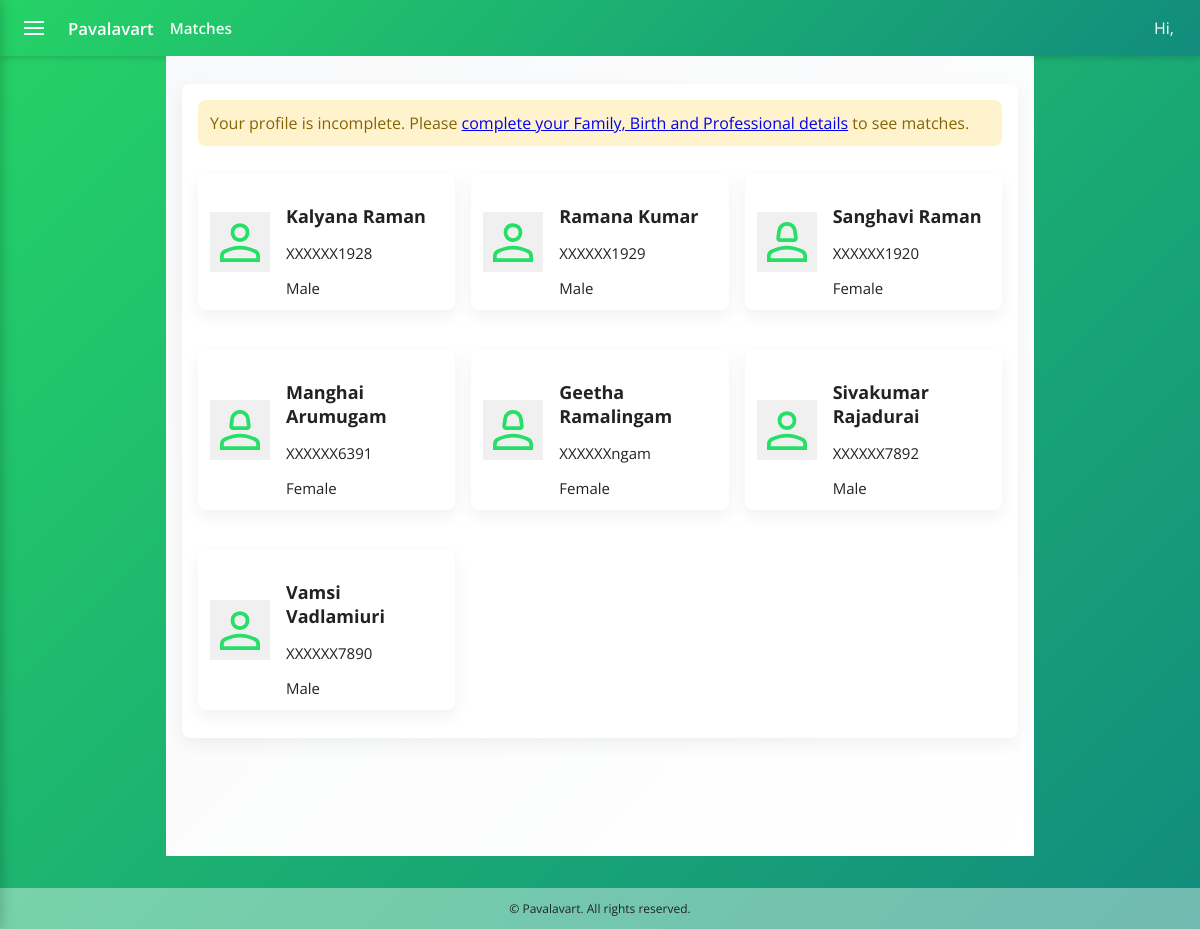
Before: /matches/ (signed in) with the older database file.
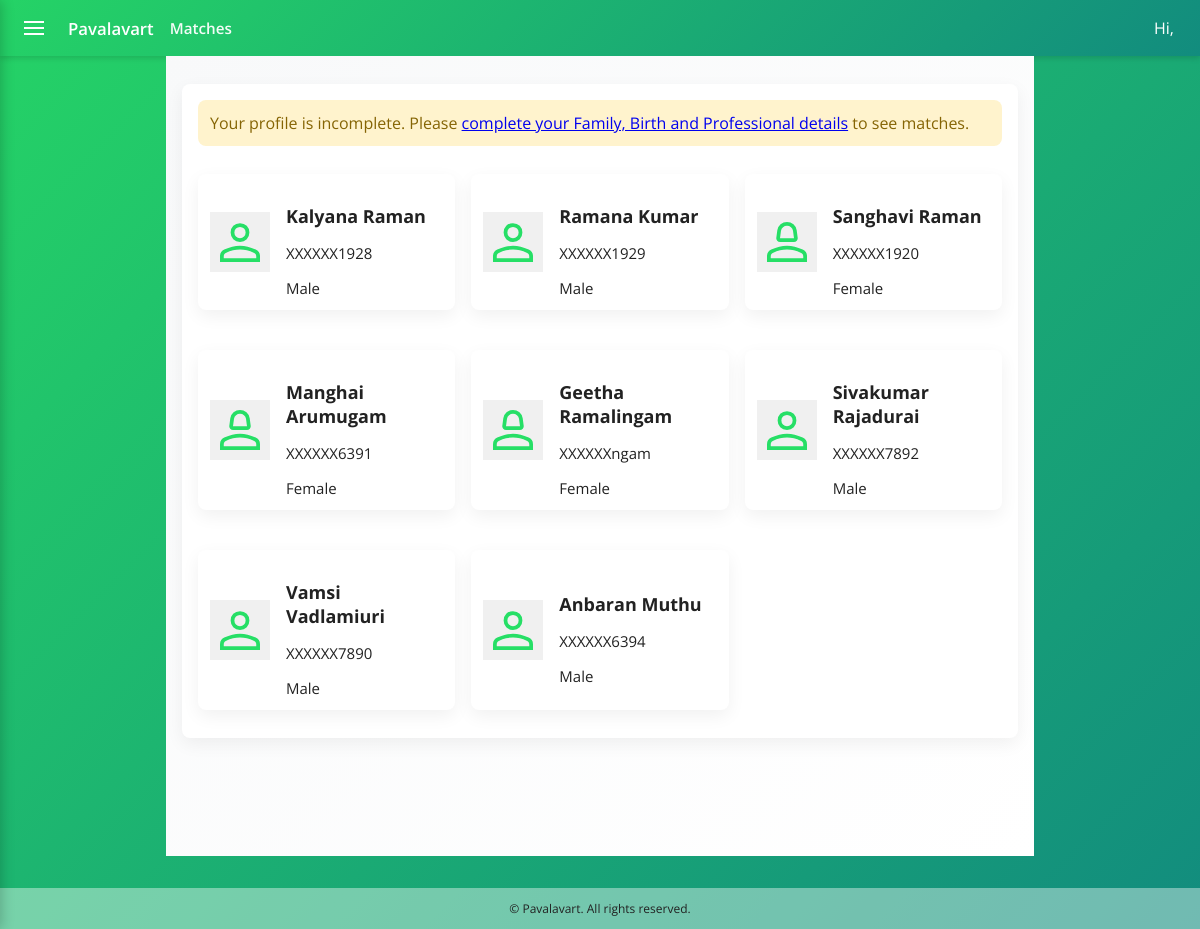
After: the same page with the newer database file.
### alliance/models.py (models this page shows, shortened)
class MemberProfile(models.Model):
    GENDER_CHOICES = [
        ('M', 'Male'),
        ('F', 'Female'),
        ('O', 'Other'),
    ]
    user = models.OneToOneField(User, on_delete=models.CASCADE, related_name='profile')
    mobile = models.CharField(max_length=15, unique=True)
    gender = models.CharField(max_length=1, choices=GENDER_CHOICES, default='O')
    created_at = models.DateTimeField(auto_now_add=True)

### alliance/views.py (the view)
# urls.py: path('matches/', views.matches, name='matches'),
@login_required
def matches(request):
    try:
        profile = request.user.profile
        my_gender = profile.gender
    except MemberProfile.DoesNotExist:
        my_gender = None
    if my_gender == 'M':
        target_gender = 'F'
    elif my_gender == 'F':
        target_gender = 'M'
    else:
        target_gender = None
    def is_profile_complete(p: MemberProfile):
        try:
            fd = p.family_detail
            bd = p.birth_detail
            pd = p.professional_detail
        except (FamilyDetail.DoesNotExist, BirthDetail.DoesNotExist, ProfessionalDetail.DoesNotExist):
            return False
        family_filled = any([fd.father_name, fd.mother_name, fd.siblings, fd.caste_id, fd.koottam_id, fd.kula_deity])
        birth_filled = any([bd.date_of_birth, bd.time_of_birth, bd.place_of_birth, bd.rasi_id, bd.star_id])
        prof_filled = any([pd.education_id, pd.profession_id, pd.monthly_income])
        return family_filled and birth_filled and prof_filled
    try:
        me_profile = request.user.profile
        me_complete = is_profile_complete(me_profile)
    except MemberProfile.DoesNotExist:
        me_profile = None
        me_complete = False
    qs = MemberProfile.objects.exclude(user=request.user)
    if target_gender:
        qs = qs.filter(gender=target_gender)
    profiles = [p for p in qs if is_profile_complete(p)]
    return render(request, 'main/matches.html', {'profiles': profiles, 'me_complete': me_complete})

### alliance/templates/main/matches.html (shortened to what this page needs)
{% extends 'main/base.html' %}
{% load static %}
{% load photo_extras %}
{% block page_title %}Matches{% endblock %}
{% block content %}
<div class="container matches-body">
    <div class="card">
        {% if not me_complete %}
            <div style="padding:0.75rem; background:#fff3cd; border-radius:8px; margin-bottom:1rem; color:#856404">
                Your profile is incomplete. Please <a href="{% url 'profile' %}">complete your Family, Birth and Professional details</a> to see matches.
            </div>
        {% endif %}
        <div class="profile-grid">
            {% if profiles %}
                {% for p in profiles %}
                <a href="{% url 'profile_detail' p.pk %}" class="card profile profile-link" style="text-decoration:none; color:inherit; display:flex; align-items:center;">
                    {% if p.photos.count %}
                        {% with primary_photo=p.photos|get_primary %}
                            {% if primary_photo %}
                                <img src="{{ primary_photo.image.url }}" alt="Profile Photo" class="rounded" style="width:60px;height:60px;object-fit:cover;margin-right:16px;">
                            {% else %}
                                <img src="{{ p.photos.first.image.url }}" alt="Profile Photo" class="rounded" style="width:60px;height:60px;object-fit:cover;margin-right:16px;">
                            {% endif %}
                        {% endwith %}
                    {% else %}
                        {% if p.gender == 'M' %}
                            <img src="{% static 'icons/male_icon.svg' %}" alt="Male" class="rounded" style="width:60px;height:60px;object-fit:cover;margin-right:16px;background:#f0f0f0;">
                        {% else %}
                            <img src="{% static 'icons/female_icon.svg' %}" alt="Female" class="rounded" style="width:60px;height:60px;object-fit:cover;margin-right:16px;background:#f0f0f0;">
                        {% endif %}
                    {% endif %}
                    <div style="flex:1;">
                        <h3 style="margin-bottom:8px;font-size:18px;">{{ p.user.first_name }} {{ p.user.last_name }}</h3>
                        <p style="margin-bottom:4px;font-size:15px;">XXXXXX{{ p.mobile|slice:"6:10" }}</p>
                        <p style="margin-bottom:0;font-size:15px;">{{ p.get_gender_display }}</p>
                    </div>
                </a>
                {% endfor %}
            {% endif %}
        </div>
    </div>
</div>
{% endblock %}

Changed rows visible on the page:
added MemberProfile: user.first_name "Anbaran", user.last_name "Muthu", mobile "6394", gender "Male"
